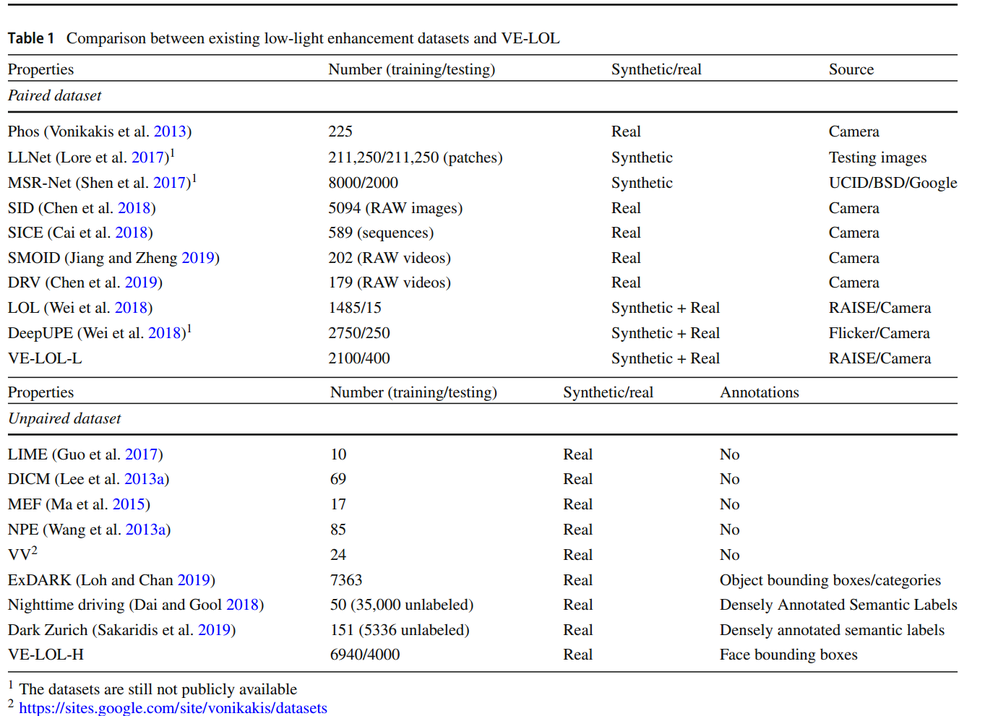
%> input picture recommended/recommended.assets/VE-LOL_comparison-1611116570436.png, 985 x 716 px, shrunk from 1363 x 991 before the run
$ octave --eval "result = bpdhe(imread('../recommended/recommended.assets/VE-LOL_comparison-1611116570436.png'));"   (GNU Octave 9; MATLAB toolbox functions it lacks are replaced by stand-ins)
%> lines starting %> are read from the running program, lines starting %| are printed output that depends on the picture
function d = bpdhe(im)

im = im2uint8(im);
%> im is the input picture: size 716x985x3 uint8; mean R, G, B 241.3, 241.4, 242.3

hsv = rgb2hsv(im);
%> hsv: size 716x985x3 double; mean H, S, V 0.0579, 0.0358, 0.959
h = hsv(:,:,1);
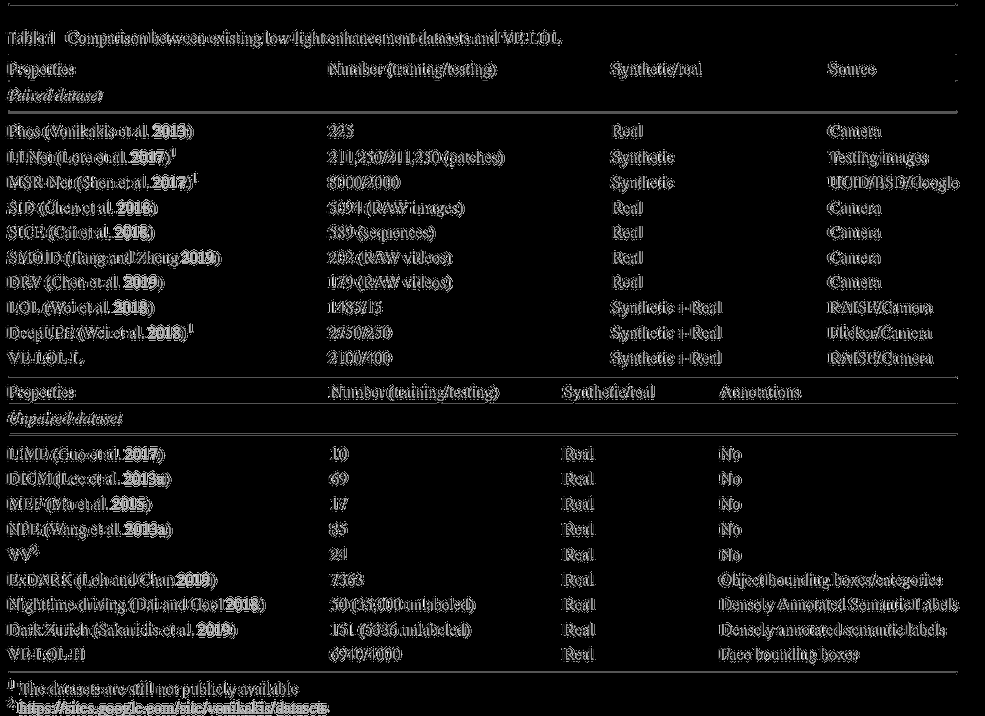
%> h: size 716x985 double; min 0, max 0.997, mean 0.0579
s = hsv(:,:,2);
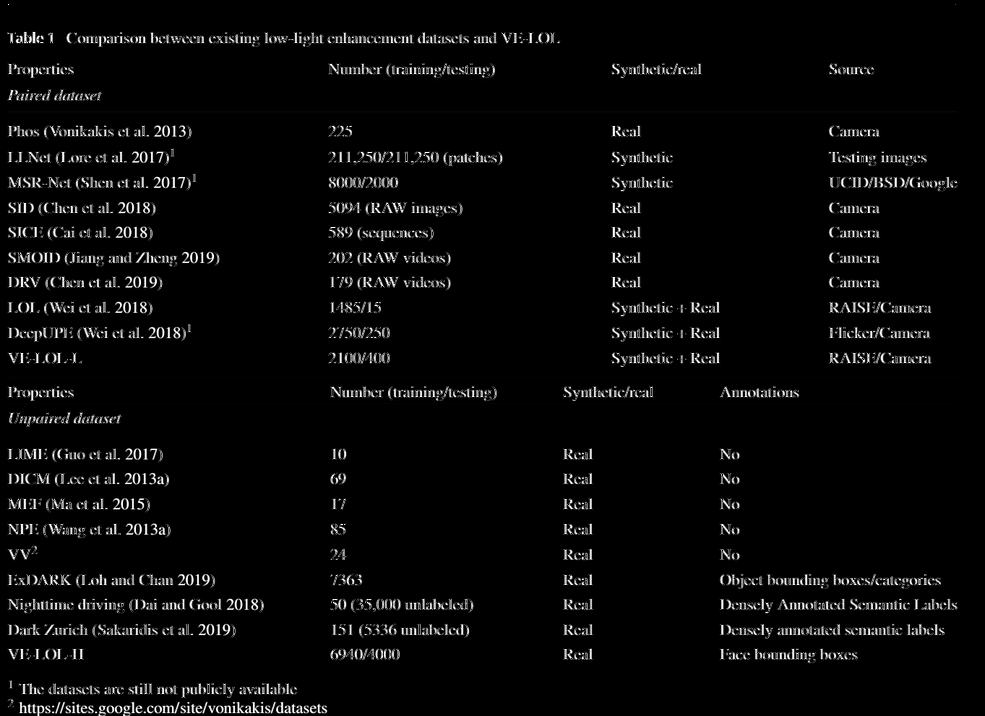
%> s: size 716x985 double; min 0, max 1, mean 0.0358
i = uint8(hsv(:,:,3).*255);
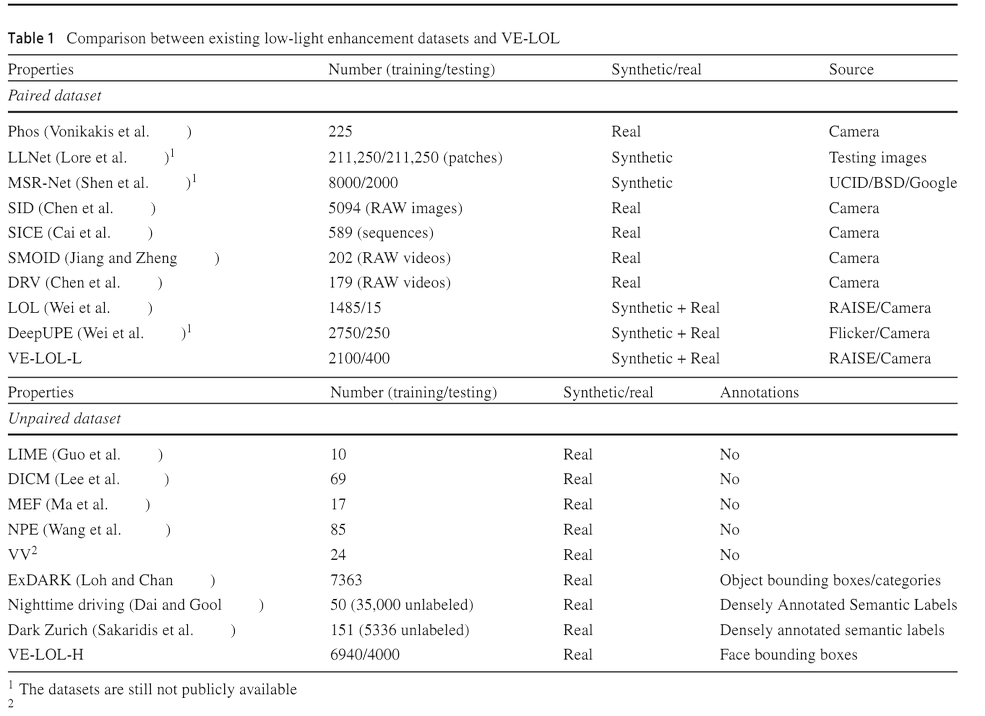
%> i: size 716x985 uint8; min 0, max 255, mean 244.5
% i = uint8(20+rand(512).*(200));
ma = double(max(i(:)));
%> ma = 255
mi = double(min(i(:)));
%> mi = 0
bins = (ma-mi)+1;
%> bins = 256
hist_i = hist(double(i(:)),bins);
%> hist_i = 256 values, max 603267 at index 256, min 15 at index 2, mean 2754.9
gausFilter = fspecial('gaussian',[1 9],1.0762);
blur_hist = (imfilter(hist_i,gausFilter,'replicate'));
%> blur_hist = 256 values, max 417236.4 at index 256, min 26.44 at index 5, mean 2945.4
derivFilter = [-1 1];
deriv_hist = imfilter(blur_hist,derivFilter,'replicate');
%> deriv_hist = 256 values, max 219903.3 at index 255, min -722.1 at index 1, mean 1624.5
sign_hist = sign(deriv_hist);
%> sign_hist = 256 values, max 1 at index 5, min -1 at index 1, mean 0.207
meanFilter = [1/3 1/3 1/3];
smooth_sign_hist = sign(imfilter(sign_hist,meanFilter,'replicate'));
%> smooth_sign_hist = 256 values, max 1 at index 5, min -1 at index 1, mean 0.234
cmpFilter = [1 1 1  -1 -1 -1 -1 -1];
index = zeros([1,3]);
index(1) = 0;
p = 2;
for n = 1:bins-7
    C = smooth_sign_hist(n:n+7) == cmpFilter;
    if sum(C) ==8
        index(p) = n+3;
        p = p+1;
    end
end
%> this loop made 249 passes
%> (C, p) on pass 55: ([true true true true true true true true], 3)
%> C on passes 1 to 6: [false false false true false false false false], [false false false false false false false false], [false false true false false false false false], [false true true false false false false false], [true true true false false false false false], [true true true false false false false false]
%> after the loop, index = [0 58 86 159 173 181 206]; p = 8
index(p) = bins;
factor = zeros([length(index)-1,1]);
span = factor;
%> span = [0; 0; 0; 0; 0; 0; 0]
M = factor;
%> M = [0; 0; 0; 0; 0; 0; 0]
range = factor;
%> range = [0; 0; 0; 0; 0; 0; 0]
start = factor;
%> start = [0; 0; 0; 0; 0; 0; 0]
endd = factor;
%> endd = [0; 0; 0; 0; 0; 0; 0]
sub_hist = cell([length(index)-1,1]);
%> sub_hist = {[], [], [], [], [], [], []}
for m = 1:length(index)-1;
    sub_hist{m} = hist_i(index(m)+1:index(m+1));
    M(m) = sum(sub_hist{m});
    low = mi + index(m);
    high = mi + index(m+1)-1;
    span(m) = high-low+1;
    factor(m) = span(m)*log10(M(m));
end
%> this loop made 7 passes
%> (low, high) on passes 1 to 7: (0, 57), (58, 85), (86, 158), (159, 172), (173, 180), (181, 205), (206, 255)
%> after the loop, M = [11194; 6769; 18409; 2877; 2592; 7457; 655962]; factor = [234.8; 107.3; 311.3; 48.43; 27.31; 96.81; 290.8]; span = [58; 28; 73; 14; 8; 25; 50]; sub_hist = 7 items
factor_sum = sum(factor);
%> factor_sum = 1116.8
for m = 1:length(index)-1;
    range(m) = round((256-mi)*factor(m)/factor_sum);
end
%> this loop made 7 passes
%> after the loop, range = [54; 25; 71; 11; 6; 22; 67]
start(1) = mi;
endd(1) = mi+range(1)-1;
for m = 2:length(index)-1;
    start(m) = start(m-1)+range(m-1);
    endd(m) = endd(m-1)+range(m);
end
%> this loop made 6 passes
%> after the loop, endd = [53; 78; 149; 160; 166; 188; 255]; start = [0; 54; 79; 150; 161; 167; 189]
y = cell([length(index)-1,1]);
%> y = {[], [], [], [], [], [], []}
s_r = zeros([1,mi]);
for m = 1:length(index)-1;
    hist_cum = cumsum(sub_hist{m});
    c = hist_cum./M(m);
    y{m} = round(start(m)+(endd(m)-start(m)).*c);
    s_r = [s_r,y{m}];
end
%> this loop made 7 passes
%> (hist_cum, c) on pass 5: ([200 404 624 846 1023 1228 1434 2592], [0.0772 0.156 0.241 0.326 0.395 0.474 0.553 1])
%> after the loop, s_r = 256 values from 9 to 255; y = 7 items
i_s = zeros(size(i));
for n = mi:ma
    lc = i == n;
    i_s(lc) = double(s_r(n+1))/255;
end
%> this loop made 256 passes
%> pass 1, in bpdhe, `lc = i == n;`:
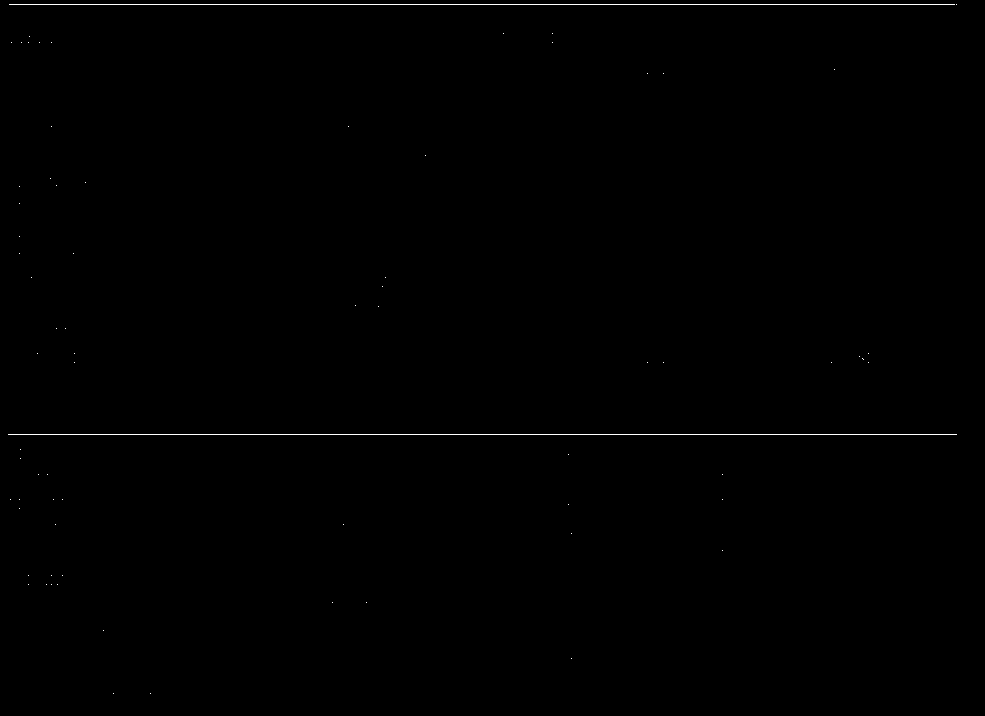
%> lc: size 716x985 logical; 0.28% white in thin lines or dots
%> after the loop:
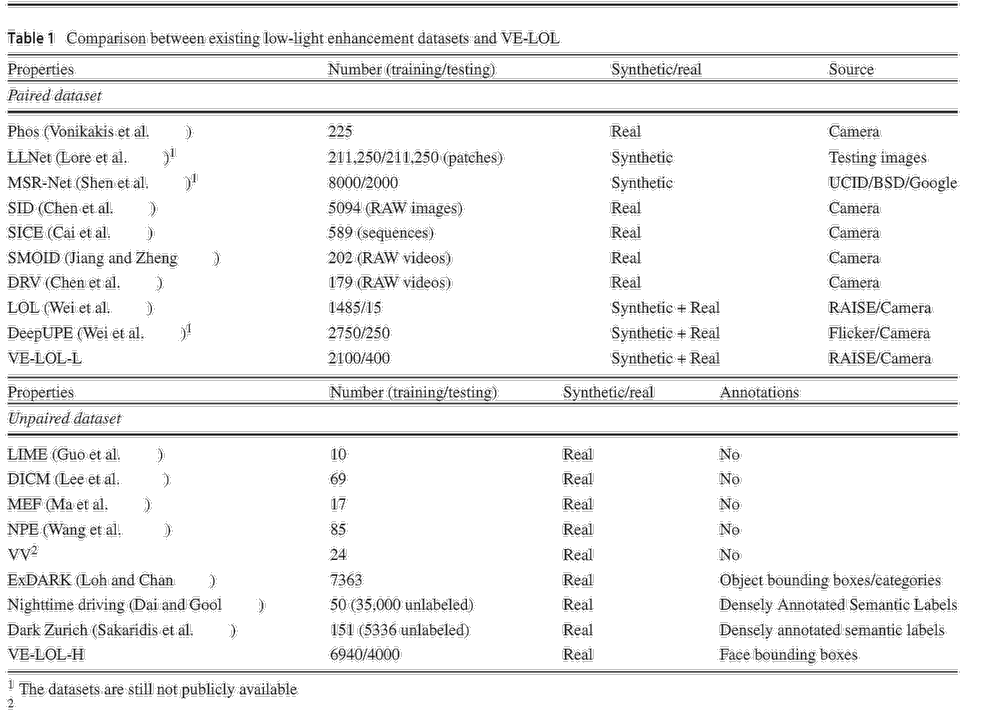
%> i_s: size 716x985 double; min 0.0353, max 1, mean 0.94
% hist_is = hist(double(i_s(:)),bins);
hsi_o = cat(3,h,s,i_s);
%> hsi_o: size 716x985x3 double; mean H, S, V 0.0579, 0.0358, 0.94
d = uint8(hsv2rgb(hsi_o).*255);
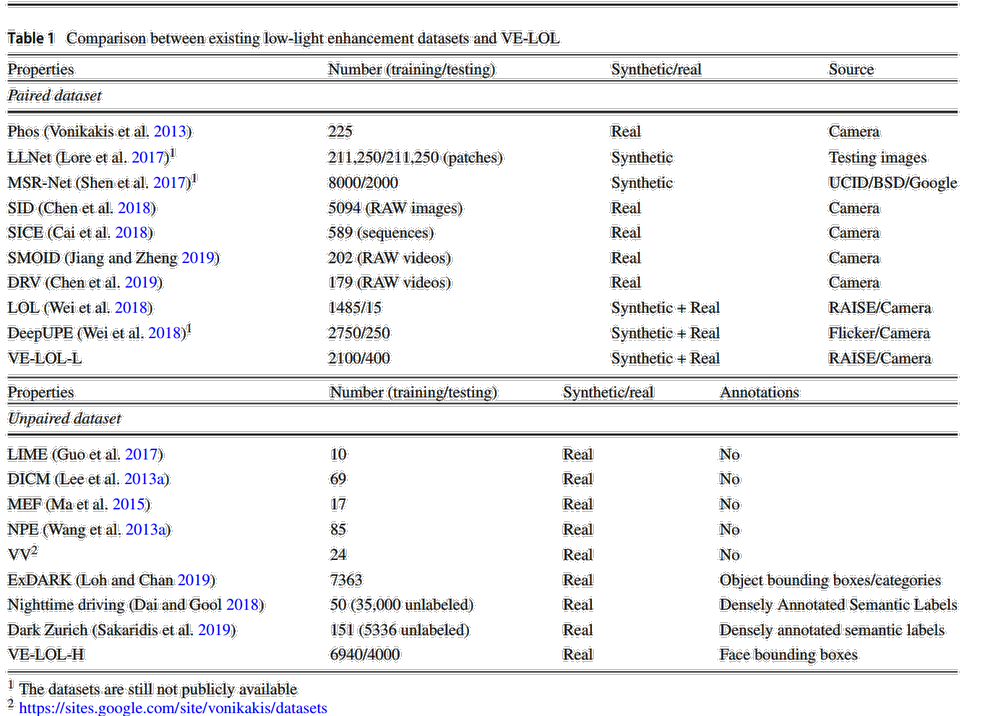
%> d: size 716x985x3 uint8; mean R, G, B 236.8, 236.9, 237.8

$ run again, on recommended/recommended.assets/VE-LOL_method1.png
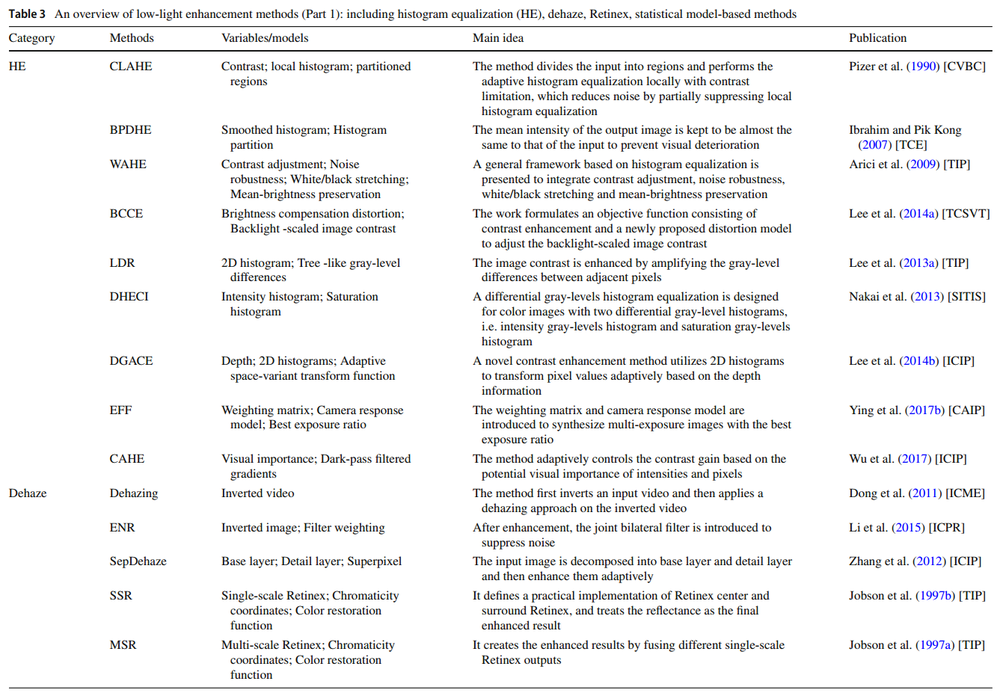
%> input picture recommended/recommended.assets/VE-LOL_method1.png, 1000 x 693 px, shrunk from 1337 x 927 before the run
%> in bpdhe, im is the input picture: size 693x1000x3 uint8; mean R, G, B 240.1, 240.1, 240.5
%> hsv: size 693x1000x3 double; mean H, S, V 0.0788, 0.0473, 0.958
%> in bpdhe, `i = uint8(hsv(:,:,3).*255);`:
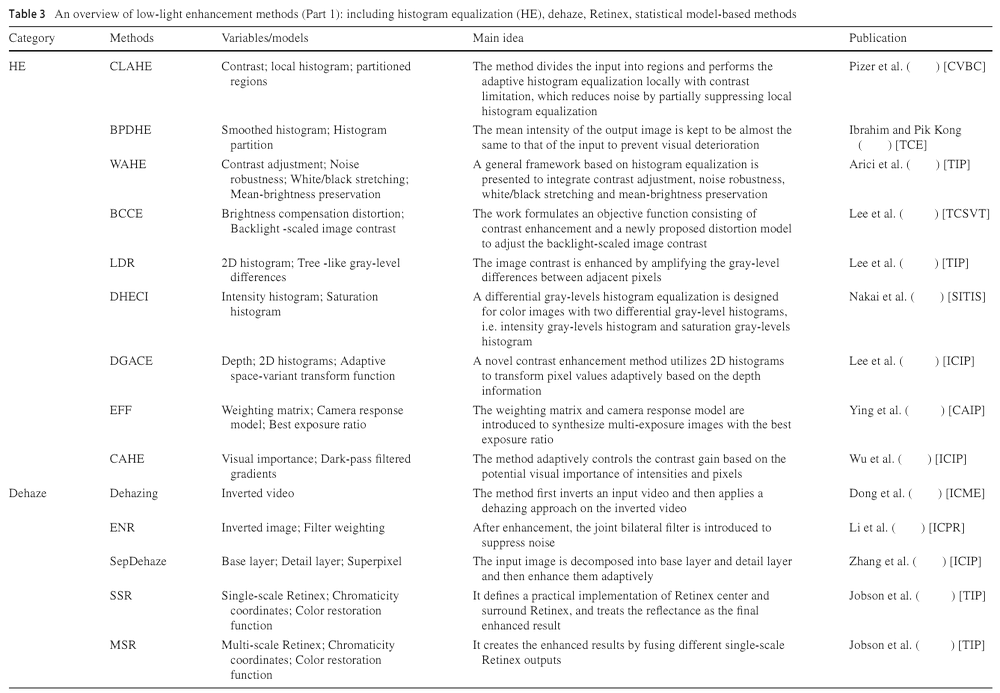
%> i: size 693x1000 uint8; min 0, max 255, mean 244.2
%> ma = 255
%> mi = 0
%> bins = 256
%> hist_i = 256 values, max 572599 at index 256, min 0 at index 2, mean 2707
%> blur_hist = 256 values, max 397416.4 at index 256, min 0.316 at index 5, mean 2885.4
%> deriv_hist = 256 values, max 208403.7 at index 255, min -176.3 at index 76, mean 1552.4
%> sign_hist = 256 values, max 1 at index 5, min -1 at index 1, mean 0.402
%> smooth_sign_hist = 256 values, max 1 at index 5, min -1 at index 1, mean 0.469
%> the loop in bpdhe, `for n = 1:bins-7` made 249 passes
%> C on passes 1 to 3: [false false false true false false false false], [false false false false false false false false], [false false true false false false false false]
%> after the loop in bpdhe, `for n = 1:bins-7`: index = [0 81 139 182]; p = 5
%> in bpdhe, `span = factor;`: span = [0; 0; 0; 0]
%> in bpdhe, `sub_hist = cell([length(index)-1,1]);`: sub_hist = {[], [], [], []}
%> the loop in bpdhe, `for m = 1:length(index)-1;` made 4 passes
%> (low, high) on passes 1 to 4: (0, 80), (81, 138), (139, 181), (182, 255)
%> after the loop in bpdhe, `for m = 1:length(index)-1;`: M = [9552; 17309; 17773; 648366]; factor = [322.4; 245.8; 182.7; 430.1]; span = [81; 58; 43; 74]; sub_hist = 4 items
%> factor_sum = 1181
%> the loop in bpdhe, `for m = 1:length(index)-1;` made 4 passes
%> after the loop in bpdhe, `for m = 1:length(index)-1;`: range = [70; 53; 40; 93]
%> the loop in bpdhe, `for m = 2:length(index)-1;` made 3 passes
%> after the loop in bpdhe, `for m = 2:length(index)-1;`: endd = [69; 122; 162; 255]; start = [0; 70; 123; 163]
%> in bpdhe, `y = cell([length(index)-1,1]);`: y = {[], [], [], []}
%> after the loop in bpdhe, `for m = 1:length(index)-1;`: s_r = 256 values from 0 to 255; y = 4 items
%> hsi_o: size 693x1000x3 double; mean H, S, V 0.0788, 0.0473, 0.924
%> in bpdhe, `d = uint8(hsv2rgb(hsi_o).*255);`:
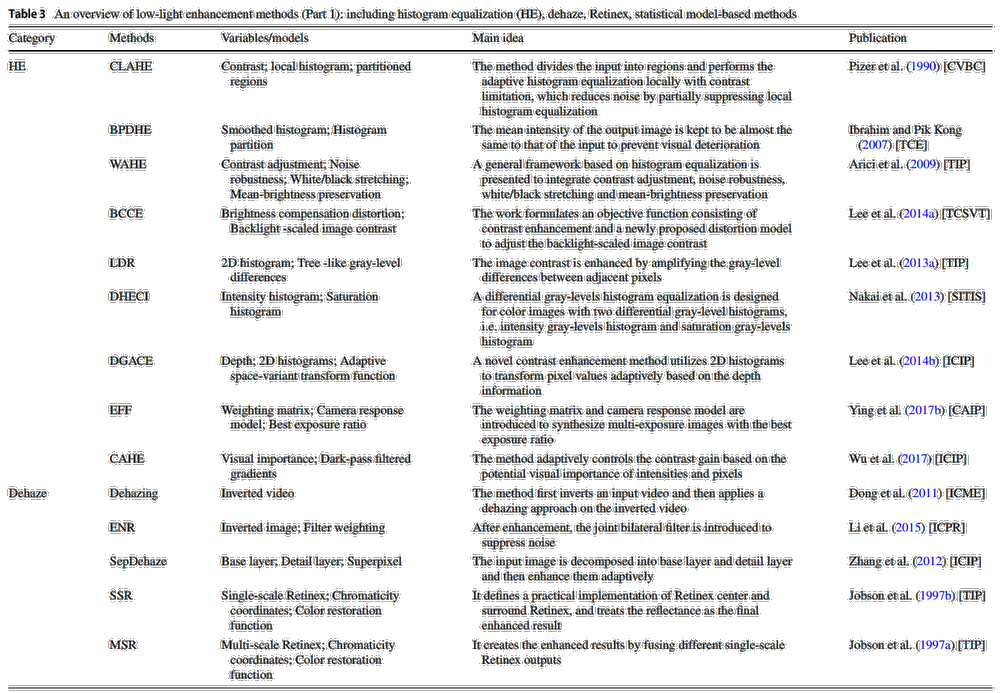
%> d: size 693x1000x3 uint8; mean R, G, B 232.3, 232.4, 232.7
